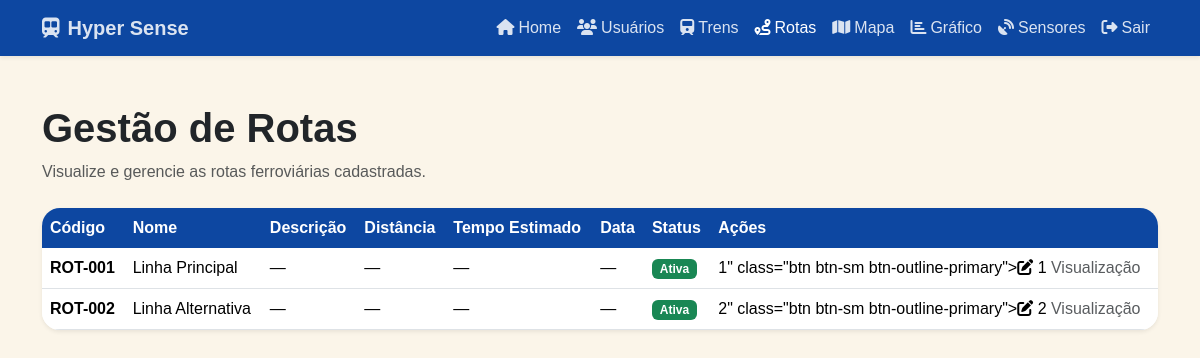
The page /Tela/rotas.php (signed in) on the database its author committed.
### tables this page shows
CREATE TABLE IF NOT EXISTS rotas (
    id INT AUTO_INCREMENT PRIMARY KEY,
    codigo VARCHAR(20) NOT NULL UNIQUE,
    nome VARCHAR(100) NOT NULL,
    status VARCHAR(20) NOT NULL DEFAULT 'Ativa',
    descricao TEXT NULL,
    distancia_km DECIMAL(8,2) NULL,
    tempo_estimado VARCHAR(50) NULL,
    data_criacao DATE NULL
);

### Tela/rotas.php (the view, shortened to what this page needs)
<?php
require_once "../infra/conexao.php";
$podeGerenciar = in_array(($_SESSION['usuario_tipo'] ?? ''), ['Administrador', 'Supervisor'], true);
$sql = "
    SELECT r.id, r.codigo, r.nome, r.status, r.descricao, r.distancia_km, r.tempo_estimado, r.data_criacao
    FROM rotas r
    ORDER BY r.codigo
";
$resultado = $conexao->query($sql);
$rotas = [];
if ($resultado) {
    while ($linha = $resultado->fetch_assoc()) {
        $rotas[] = $linha;
    }
}
$paginaAtual = basename($_SERVER['PHP_SELF']);
$tipoUsuario = $_SESSION['usuario_tipo'] ?? '';
$podeVerUsuarios = in_array($tipoUsuario, ['Administrador', 'Supervisor'], true);
if (!function_exists('isAtiva')) {
    function isAtiva(string $pagina, string $paginaAtual): string {
        return $pagina === $paginaAtual ? 'active' : '';
    }
}
?>
<!DOCTYPE html>
<html lang="pt-br">
<head>
    <link href="https://cdn.jsdelivr.net/npm/bootstrap@5.3.3/dist/css/bootstrap.min.css" rel="stylesheet">
    <link href="https://cdnjs.cloudflare.com/ajax/libs/font-awesome/6.5.2/css/all.min.css" rel="stylesheet">
    <link rel="stylesheet" href="../Css/style.css">
</head>
<body>
<nav class="navbar navbar-expand-lg navbar-dark navbar-hyper shadow-sm">
    <div class="container">
        <a class="navbar-brand fw-bold" href="index.php">
            <i class="fas fa-train-subway me-2"></i>Hyper Sense
        </a>
        <div class="collapse navbar-collapse" id="navbarMain">
            <ul class="navbar-nav ms-auto mb-2 mb-lg-0">
                <li class="nav-item"><a class="nav-link <?= isAtiva('index.php', $paginaAtual) ?>" href="index.php"><i class="fas fa-home me-1"></i>Home</a></li>
                <?php if ($podeVerUsuarios): ?>
                <li class="nav-item"><a class="nav-link <?= isAtiva('usuario.php', $paginaAtual) ?>" href="usuario.php"><i class="fas fa-users me-1"></i>Usuários</a></li>
                <?php endif; ?>
                <li class="nav-item"><a class="nav-link <?= isAtiva('trens.php', $paginaAtual) ?>" href="trens.php"><i class="fas fa-train me-1"></i>Trens</a></li>
                <li class="nav-item"><a class="nav-link <?= isAtiva('rotas.php', $paginaAtual) ?>" href="rotas.php"><i class="fas fa-route me-1"></i>Rotas</a></li>
                <li class="nav-item"><a class="nav-link <?= isAtiva('mapa.php', $paginaAtual) ?>" href="mapa.php"><i class="fas fa-map me-1"></i>Mapa</a></li>
                <li class="nav-item"><a class="nav-link <?= isAtiva('grafico.php', $paginaAtual) ?>" href="grafico.php"><i class="fas fa-chart-bar me-1"></i>Gráfico</a></li>
                <li class="nav-item"><a class="nav-link <?= isAtiva('sensores.php', $paginaAtual) ?>" href="sensores.php"><i class="fas fa-satellite-dish me-1"></i>Sensores</a></li>
                <li class="nav-item"><a class="nav-link" href="logout.php"><i class="fas fa-right-from-bracket me-1"></i>Sair</a></li>
            </ul>
        </div>
    </div>
</nav>
<main class="container py-5">
    <div class="d-flex justify-content-between align-items-center mb-4">
        <div>
            <h1 class="fw-bold">Gestão de Rotas</h1>
            <p class="text-muted mb-0">Visualize e gerencie as rotas ferroviárias cadastradas.</p>
        </div>
    </div>
    <div class="card border-0 shadow-sm table-wrap">
        <div class="card-body p-0">
            <div class="table-responsive">
                <table class="table table-hover mb-0 align-middle">
                    <thead>
                        <tr>
                            <th>Código</th>
                            <th>Nome</th>
                            <th>Descrição</th>
                            <th>Distância</th>
                            <th>Tempo Estimado</th>
                            <th>Data</th>
                            <th>Status</th>
                            <?php if ($podeGerenciar): ?>
                                <th>Ações</th>
                            <?php endif; ?>
                        </tr>
                    </thead>
                    <tbody>
                        <?php if (!$rotas): ?>
                            <tr>
                                <td colspan="<?= $podeGerenciar ? '8' : '7' ?>" class="text-center py-5 text-muted">Nenhuma rota cadastrada.</td>
                            </tr>
                        <?php else: ?>
                            <?php foreach ($rotas as $rota): ?>
                                <tr>
                                    <td class="fw-bold"><?= htmlspecialchars($rota['codigo']) ?></td>
                                    <td><?= htmlspecialchars($rota['nome']) ?></td>
                                    <td><?= htmlspecialchars($rota['descricao'] ?? '—') ?></td>
                                    <td><?= $rota['distancia_km'] !== null ? number_format((float)$rota['distancia_km'], 2, ',', '.') . ' km' : '—' ?></td>
                                    <td><?= htmlspecialchars($rota['tempo_estimado'] ?? '—') ?></td>
                                    <td><?= $rota['data_criacao'] ? date('d/m/Y', strtotime($rota['data_criacao'])) : '—' ?></td>
                                    <td>
                                        <span class="badge <?= $rota['status'] === 'Ativa' ? 'bg-success' : 'bg-secondary' ?>">
                                            <?= htmlspecialchars($rota['status']) ?>
                                        </span>
                                    </td>
                                    <?php if ($podeGerenciar): ?>
                                        <td>
                                      <?= (int)$rota['id'] ?>" class="btn btn-sm btn-outline-primary"><i class="fas fa-edit"></i></a>
                                    <?= (int)$rota['id'] ?>
                                            <span class="text-muted">Visualização</span>
                                        </td>
                                    <?php endif; ?>
                                </tr>
                            <?php endforeach; ?>
                        <?php endif; ?>
                    </tbody>
                </table>
            </div>
        </div>
    </div>
</main>
</body>
</html>

### Css/style.css (style rules this page uses)
:root { --hyper-azul: #1e88e5; --hyper-azul-escuro: #0d47a1; --hyper-fundo: #fbf5e9; }
html, body { background: var(--hyper-fundo); min-height: 100vh; }
body { font-family: Arial, Helvetica, sans-serif; }
.navbar-hyper { background: var(--hyper-azul-escuro) !important; }
.navbar-hyper .navbar-brand, .navbar-hyper .nav-link { font-family: 'Orbitron', Arial, sans-serif; color: rgba(255, 255, 255, 0.85); }
.navbar-hyper .nav-link.active, .navbar-hyper .nav-link:hover { color: #fff; }
.card { overflow: hidden; }
.table-wrap { border-radius: 18px; overflow: hidden; }
.table thead th { background: var(--hyper-azul-escuro); color: #fff; border: 0; white-space: nowrap; }
.table tbody td { vertical-align: middle; }

### rows shown on the page
rotas: codigo "ROT-001", nome "Linha Principal", descricao "—", tempo_estimado "—", status "Ativa", id "1"
rotas: codigo "ROT-002", nome "Linha Alternativa", descricao "—", tempo_estimado "—", status "Ativa", id "2"
